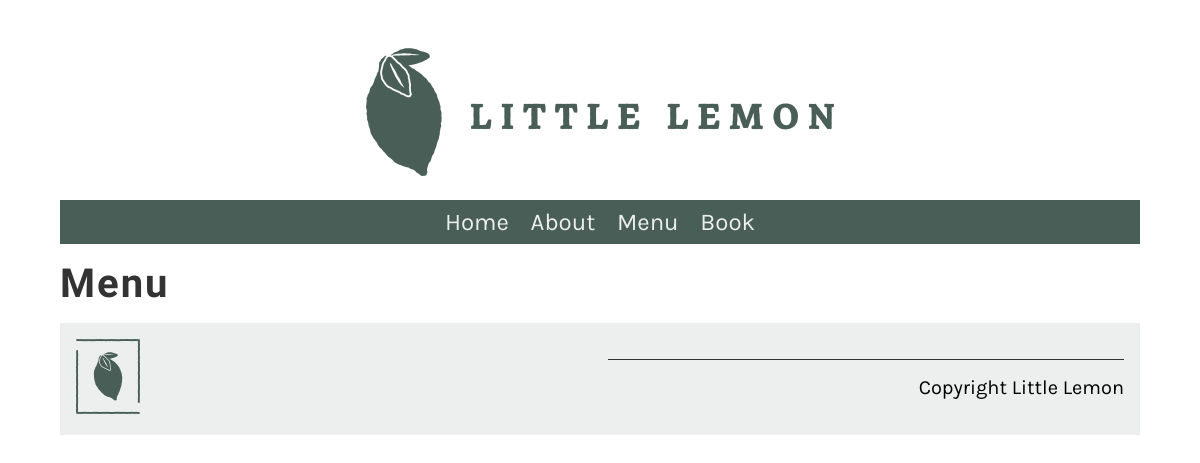
The app's page /restaurant/menu/, older data.
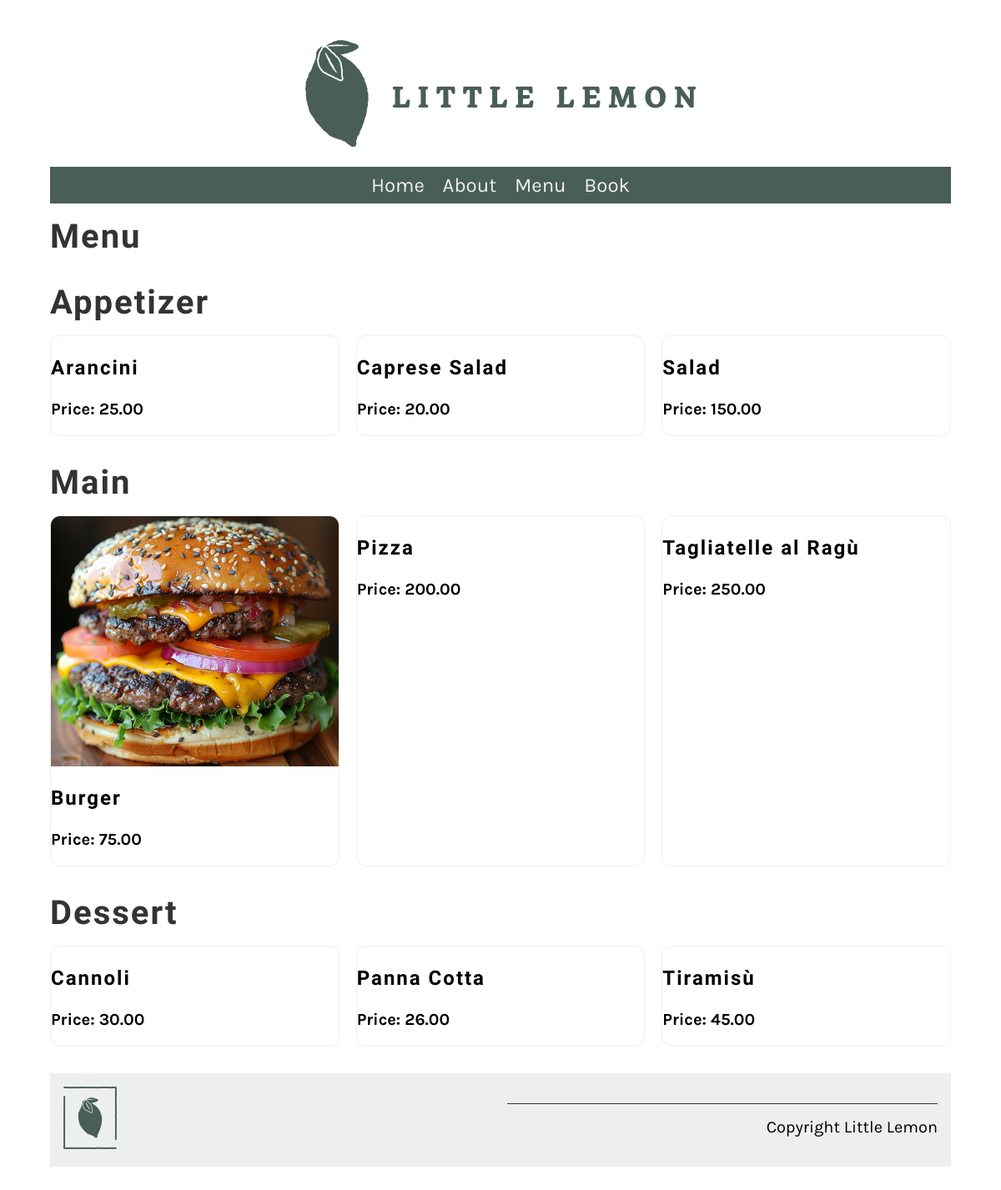
The same page, newer data.
### restaurant/models.py (models this page shows, shortened)
class MenuItem(models.Model):
    APPETIZER = "appetizer"
    MAIN = "main"
    DESSERT = "dessert"
    CATEGORY_CHOICES = [
        (APPETIZER, "Appetizers"),
        (MAIN, "Main Courses"),
        (DESSERT, "Desserts"),
    ]
    title=models.CharField(max_length=255)
    price=models.DecimalField(max_digits=10, decimal_places=2)
    inventory=models.SmallIntegerField()
    category = models.CharField(max_length=20, choices=CATEGORY_CHOICES, default=MAIN)
    menu_image = models.CharField(max_length=100, blank=True, null=True)

### restaurant/views.py (the view)
# urls.py: path("menu/", views.menu, name="menu"),
def menu(request):
    items = MenuItem.objects.annotate(
        cat_order=Case(
            When(category=MenuItem.APPETIZER, then=Value(1)),
            When(category=MenuItem.MAIN, then=Value(2)),
            When(category=MenuItem.DESSERT, then=Value(3)),
            output_field=IntegerField(),
        )
    ).order_by("cat_order", "title")
    return render(request, "menu.html", {"items": items})

### templates/menu.html (shortened to what this page needs)
{% load static %}
<!DOCTYPE html>
<html lang="en">
<head>
    <link rel="preload" as="style" href="{% static 'restaurant/css/style.css' %}" onload="this.rel = 'stylesheet'" />
</head>
<header>
    <img src="{% static 'restaurant/img/logo.png' %}" alt="Logo" />
</header>
<nav>
    <ul>
        <li><a href="{% url 'restaurant:home' %}">Home</a></li>
        <li><a href="{% url 'restaurant:about' %}">About</a></li>
        <li><a href="{% url 'restaurant:menu' %}">Menu</a></li>
        <li><a href="{% url 'restaurant:book' %}">Book</a></li>
    </ul>
</nav>
<body>
    <section class="menu">
  <h2>Menu</h2>
  {% regroup items by category as grouped %}
  {% for group in grouped %}
    <div class="menu-group">
      <h2 class="menu-group-title">{{ group.grouper|title }}</h2>
      <div class="menu-card">
        {% for item in group.list %}
          <div class="card">
            {% if item.menu_image %}
              <img class="card-img"
                   src="{% static 'restaurant/img/menu/' %}{{ item.menu_image }}"
                   alt="{{ item.title }}">
            {% endif %}
            <h3>{{ item.title }}</h3>
            <p><b>Price: {{ item.price }}</b></p>
          </div>
        {% endfor %}
      </div>
    </div>
  {% endfor %}
</section>
    <footer>
        <article>
            <img src="{% static 'restaurant/img/logo_footer.png' %}" />
        </article>
        <article>
            <p>Copyright {{ current_year }} Little Lemon</p>
        </article>
    </footer>
</body>
</html>

### restaurant/static/restaurant/css/style.css (style rules this page uses)
body { font-family: 'Karla', sans-serif; margin-top: 3rem; margin-bottom: 3rem; margin-left: 5%; margin-right: 5%; }
h1, h2, h3, h4, h5, h6 { font-family: 'Markazi Text', serif; letter-spacing: 2px; ; }
h2 { font-size: 2.5rem; color: #333333; margin: 1rem 0; }
h3 { font-size: 1.5rem; }
p, ul { font-size: 1.25rem; ; }
a { color: #EE9972; text-decoration: none; }
header img { display: block; margin-left: auto; margin-right: auto; max-width: 100%; height: auto; }
nav { background-color: #495E57; margin-top: 1rem; margin-bottom: 1rem; margin-bottom: 0px; }
nav ul { list-style: none; font-size: 1.5rem; text-align: center; padding-inline-start: 0rem; margin-bottom: 0px; }
nav ul li { display: inline-block; margin: 0.5rem; }
nav ul a { color: #EDEFEE; text-decoration: none; }
section { display: flex; gap: 2rem 1rem; margin-top: 1rem; margin-bottom: 1rem; flex-direction: row; }
article { flex: 1; }
article img { max-width: 100%; }
footer { background-color: #EDEFEE; padding: 1rem; display: flex; gap: 2rem 1rem; }
footer img { max-width: 50%; }
footer p { border-top: #333333; border-style: solid; border-width: 0.1rem; border-bottom: none; border-left: none; border-right: none; text-align: right; padding-top: 1rem; ; }
.menu { margin-top: 2rem; display: inline; }
.menu-group { margin: 2rem 0; }
.menu-group-title { margin: 0 0 1rem; text-align: left; }
.menu-card { display: grid; grid-template-columns: repeat(3, 1fr); gap: 20px; }
.card { border: 1px solid #eee; border-radius: 12px; overflow: hidden; background: #fff; }
.card-img { width: 100%; height: 300px; object-fit: cover; display: block; }

Row changes from the older to the newer data that the page shows:
added MenuItem: grouper "Appetizer", title "Arancini", price "25.00"
added MenuItem: title "Caprese Salad", price "20.00", shown under "Appetizer"
added MenuItem: title "Salad", price "150.00", shown under "Appetizer"
added MenuItem: grouper "Main", menu_image (picture), title "Burger", price "75.00"
added MenuItem: title "Pizza", price "200.00", shown under "Main"
added MenuItem: title "Tagliatelle al Ragù", price "250.00", shown under "Main"
added MenuItem: grouper "Dessert", title "Cannoli", price "30.00"
added MenuItem: title "Panna Cotta", price "26.00", shown under "Dessert"
added MenuItem: title "Tiramisù", price "45.00", shown under "Dessert"
